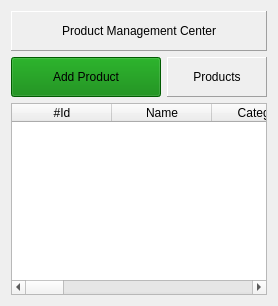
        <widget class="QWidget" name="prd05_all_products">
         <layout class="QVBoxLayout" name="verticalLayout_10">
          <item>
           <widget class="QLabel" name="label_160">
            <property name="minimumSize">
             <size>
              <width>0</width>
              <height>40</height>
             </size>
            </property>
            <property name="styleSheet">
             <string notr="true"/>
            </property>
            <property name="frameShape">
             <enum>QFrame::Panel</enum>
            </property>
            <property name="frameShadow">
             <enum>QFrame::Raised</enum>
            </property>
            <property name="text">
             <string>Product Management Center</string>
            </property>
            <property name="alignment">
             <set>Qt::AlignCenter</set>
            </property>
           </widget>
          </item>
          <item>
           <layout class="QHBoxLayout" name="horizontalLayout_22">
            <item>
             <widget class="QPushButton" name="btn_add_product">
              <property name="minimumSize">
               <size>
                <width>150</width>
                <height>40</height>
               </size>
              </property>
              <property name="maximumSize">
               <size>
                <width>150</width>
                <height>40</height>
               </size>
              </property>
              <property name="styleSheet">
               <string notr="true">background-color:#008000;</string>
              </property>
              <property name="text">
               <string>Add Product</string>
              </property>
              <property name="icon">
               <iconset>
                <normaloff>:/finishing/add.png</normaloff>:/finishing/add.png</iconset>
              </property>
              <property name="iconSize">
               <size>
                <width>32</width>
                <height>32</height>
               </size>
              </property>
             </widget>
            </item>
            <item>
             <widget class="QLabel" name="label_159">
              <property name="minimumSize">
               <size>
                <width>0</width>
                <height>40</height>
               </size>
              </property>
              <property name="styleSheet">
               <string notr="true"/>
              </property>
              <property name="frameShape">
               <enum>QFrame::Panel</enum>
              </property>
              <property name="frameShadow">
               <enum>QFrame::Raised</enum>
              </property>
              <property name="text">
               <string>Products</string>
              </property>
              <property name="alignment">
               <set>Qt::AlignCenter</set>
              </property>
             </widget>
            </item>
           </layout>
          </item>
          <item>
           <widget class="QTableWidget" name="tw_all_products">
            <property name="styleSheet">
             <string notr="true"/>
            </property>
            <column>
             <property name="text">
              <string>#Id</string>
             </property>
            </column>
            <column>
             <property name="text">
              <string>Name</string>
             </property>
            </column>
            <column>
             <property name="text">
              <string>Category</string>
             </property>
            </column>
            <column>
             <property name="text">
              <string>Zone</string>
             </property>
            </column>
            <column>
             <property name="text">
              <string>Barcode</string>
             </property>
            </column>
            <column>
             <property name="text">
              <string>Short Code</string>
             </property>
            </column>
            <column>
             <property name="text">
              <string>Units</string>
             </property>
            </column>
            <column>
             <property name="text">
              <string>Wholesale Price</string>
             </property>
            </column>
            <column>
             <property name="text">
              <string>Retail Price</string>
             </property>
            </column>
            <column>
             <property name="text">
              <string>Reward</string>
             </property>
            </column>
            <column>
             <property name="text">
              <string>Discount</string>
             </property>
            </column>
            <column>
             <property name="text">
              <string>View/Edit</string>
             </property>
            </column>
           </widget>
          </item>
         </layout>
        </widget>
